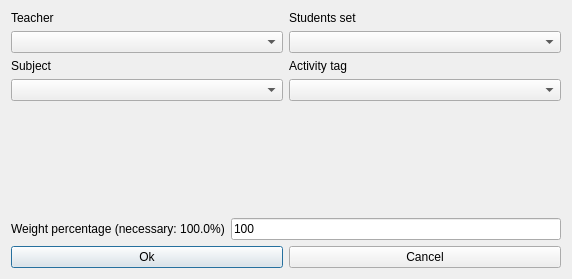
<?xml version="1.0" encoding="UTF-8"?>
<ui version="4.0">
 <class>ModifyConstraintActivitiesEndTeachersDayForm_template</class>
 <widget class="QDialog" name="ModifyConstraintActivitiesEndTeachersDayForm_template">
  <property name="geometry">
   <rect>
    <x>0</x>
    <y>0</y>
    <width>572</width>
    <height>279</height>
   </rect>
  </property>
  <property name="windowTitle">
   <string extracomment="This is the title of the dialog to modify a constraint of this type">Modify activities end teachers day</string>
  </property>
  <layout class="QGridLayout" name="gridLayout">
   <item row="0" column="0">
    <layout class="QVBoxLayout" name="verticalLayout">
     <item>
      <widget class="QLabel" name="teachersTextLabel">
       <property name="text">
        <string>Teacher</string>
       </property>
       <property name="wordWrap">
        <bool>false</bool>
       </property>
      </widget>
     </item>
     <item>
      <widget class="QComboBox" name="teachersComboBox"/>
     </item>
     <item>
      <widget class="QLabel" name="subjectsTextLabel">
       <property name="text">
        <string>Subject</string>
       </property>
       <property name="wordWrap">
        <bool>false</bool>
       </property>
      </widget>
     </item>
     <item>
      <widget class="QComboBox" name="subjectsComboBox"/>
     </item>
    </layout>
   </item>
   <item row="0" column="1">
    <layout class="QVBoxLayout" name="verticalLayout_2">
     <item>
      <widget class="QLabel" name="studentsTextLabel">
       <property name="text">
        <string>Students set</string>
       </property>
       <property name="wordWrap">
        <bool>false</bool>
       </property>
      </widget>
     </item>
     <item>
      <widget class="QComboBox" name="studentsComboBox"/>
     </item>
     <item>
      <widget class="QLabel" name="activityTagsTextLabel">
       <property name="text">
        <string>Activity tag</string>
       </property>
       <property name="wordWrap">
        <bool>false</bool>
       </property>
      </widget>
     </item>
     <item>
      <widget class="QComboBox" name="activityTagsComboBox"/>
     </item>
    </layout>
   </item>
   <item row="1" column="0" colspan="2">
    <spacer name="spacer3">
     <property name="orientation">
      <enum>Qt::Vertical</enum>
     </property>
     <property name="sizeType">
      <enum>QSizePolicy::Expanding</enum>
     </property>
     <property name="sizeHint" stdset="0">
      <size>
       <width>20</width>
       <height>71</height>
      </size>
     </property>
    </spacer>
   </item>
   <item row="2" column="0" colspan="2">
    <layout class="QHBoxLayout">
     <item>
      <widget class="QLabel" name="weightTextLabel">
       <property name="frameShape">
        <enum>QFrame::NoFrame</enum>
       </property>
       <property name="frameShadow">
        <enum>QFrame::Plain</enum>
       </property>
       <property name="text">
        <string>Weight percentage (necessary: 100.0%)</string>
       </property>
       <property name="wordWrap">
        <bool>false</bool>
       </property>
      </widget>
     </item>
     <item>
      <widget class="QLineEdit" name="weightLineEdit">
       <property name="text">
        <string notr="true">100</string>
       </property>
      </widget>
     </item>
    </layout>
   </item>
   <item row="3" column="0" colspan="2">
    <layout class="QHBoxLayout">
     <item>
      <widget class="QPushButton" name="okPushButton">
       <property name="text">
        <string>Ok</string>
       </property>
      </widget>
     </item>
     <item>
      <widget class="QPushButton" name="cancelPushButton">
       <property name="text">
        <string>Cancel</string>
       </property>
      </widget>
     </item>
    </layout>
   </item>
  </layout>
 </widget>
 <layoutdefault spacing="6" margin="11"/>
 <resources/>
 <connections/>
</ui>
